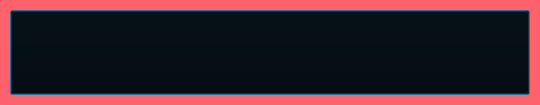
<?xml version="1.0" encoding="UTF-8"?>
<ui version="4.0">
 <class>ChatPopup</class>
 <widget class="QDialog" name="ChatPopup">
  <property name="geometry">
   <rect>
    <x>0</x>
    <y>0</y>
    <width>540</width>
    <height>105</height>
   </rect>
  </property>
  <property name="windowTitle">
   <string>Dialog</string>
  </property>
  <property name="styleSheet">
   <string notr="true">background-color: #FF616D;</string>
  </property>
  <widget class="QTextBrowser" name="textBrowser_1">
   <property name="geometry">
    <rect>
     <x>10</x>
     <y>10</y>
     <width>520</width>
     <height>85</height>
    </rect>
   </property>
   <property name="styleSheet">
    <string notr="true">QTextBrowser {
	background-color: #FFEAC9;
	border-radius: 15px;
	color: #343A40;
	font: 75 16pt &quot;メイリオ&quot;;
}</string>
   </property>
   <property name="markdown">
    <string/>
   </property>
   <property name="html">
    <string>&lt;!DOCTYPE HTML PUBLIC &quot;-//W3C//DTD HTML 4.0//EN&quot; &quot;http://www.w3.org/TR/REC-html40/strict.dtd&quot;&gt;
&lt;html&gt;&lt;head&gt;&lt;meta name=&quot;qrichtext&quot; content=&quot;1&quot; /&gt;&lt;style type=&quot;text/css&quot;&gt;
p, li { white-space: pre-wrap; }
&lt;/style&gt;&lt;/head&gt;&lt;body style=&quot; font-family:'メイリオ'; font-size:16pt; font-weight:72; font-style:normal;&quot;&gt;
&lt;p style=&quot;-qt-paragraph-type:empty; margin-top:0px; margin-bottom:0px; margin-left:0px; margin-right:0px; -qt-block-indent:0; text-indent:0px;&quot;&gt;&lt;br /&gt;&lt;/p&gt;&lt;/body&gt;&lt;/html&gt;</string>
   </property>
  </widget>
  <widget class="QPushButton" name="pushButton_1">
   <property name="geometry">
    <rect>
     <x>10</x>
     <y>10</y>
     <width>520</width>
     <height>85</height>
    </rect>
   </property>
   <property name="styleSheet">
    <string notr="true">QPushButton{background: transparent;}</string>
   </property>
   <property name="text">
    <string/>
   </property>
  </widget>
 </widget>
 <resources/>
 <connections/>
</ui>
